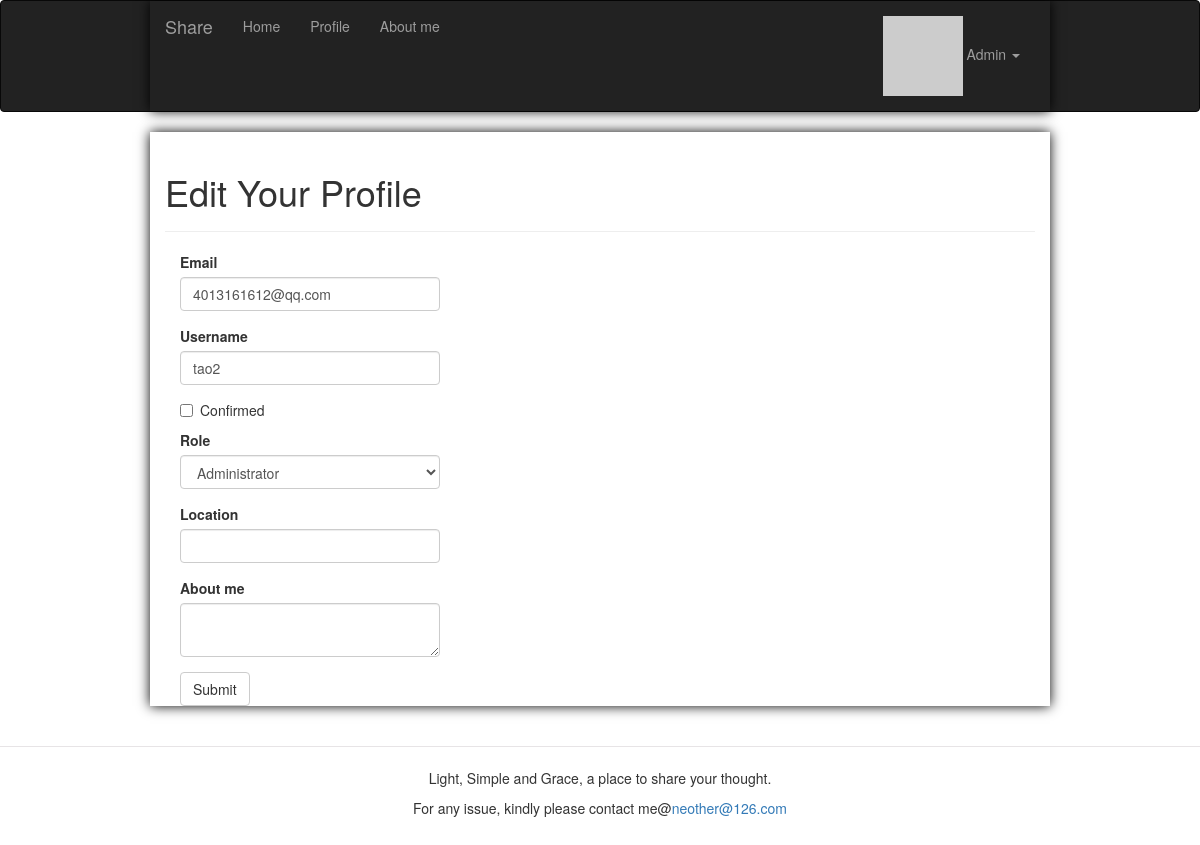
/edit-profile/2 (signed in), run on the app's committed database.
### app/models.py (models this page shows, shortened)
class User(UserMixin, db.Model):
    __tablename__ = 'users'
    id = db.Column(db.Integer, primary_key=True)
    email = db.Column(db.String(64), unique=True, index=True)
    username = db.Column(db.String(64), unique=True, index=True)
    password_hash = db.Column(db.String(128))
    role_id = db.Column(db.Integer, db.ForeignKey('roles.id'))
    confirmed = db.Column(db.Boolean, default=False)
    showaboutme = db.Column(db.Boolean, default=False)
    location = db.Column(db.String(64))
    about_me = db.Column(db.Text())
    member_since = db.Column(db.DateTime(), default=datetime.utcnow)
    last_seen = db.Column(db.DateTime(), default=datetime.utcnow)
    avatar_hash = db.Column(db.String(32))
    posts = db.relationship('Post', backref='author',
                            lazy='dynamic', cascade='all, delete-orphan')
    comments = db.relationship('Comment', backref='author', lazy='dynamic')
    followed = db.relationship('Follow', foreign_keys=[Follow.follower_id], backref=db.backref(
        'follower', lazy='joined'), lazy='dynamic', cascade='all, delete-orphan')
    followers = db.relationship('Follow', foreign_keys=[Follow.followed_id], backref=db.backref(
        'followed', lazy='joined'), lazy='dynamic', cascade='all, delete-orphan')
    @property
    def password(self):
        raise AttributeError('password is not a readable attribute')
    @login_manager.user_loader
    def load_user(user_id):
        return User.query.get(int(user_id))
    def can(self, perm):
        return self.role is not None and self.role.has_permission(perm)
    def is_administrator(self):
        return self.can(Permission.ADMIN)
    def ping(self):
        self.last_seen = datetime.utcnow()
        db.session.add(self)
    def gravatar_hash(self):
        return hashlib.md5(self.email.lower().encode('utf-8')).hexdigest()
    def gravatar(self, size=100, default='identicon', rating='g'):
        url = 'https://secure.gravatar.com/avatar'
        hash = self.avatar_hash or self.gravatar_hash()
        return '{url}/{hash}?s={size}&d={default}&r={rating}'.format(
            url=url, hash=hash, size=size, default=default, rating=rating)

### app/main/views.py (the view, shortened to what this page needs)
@main.route('/edit-profile/<int:id>', methods=['GET', 'POST'])
@login_required
@admin_required
def edit_profile_admin(id):
    user = User.query.get_or_404(id)
    form = EditProfileAdminForm(user=user)
    form.email.data = user.email
    form.username.data = user.username
    form.confirmed.data = user.confirmed
    form.role.data = user.role_id
    form.location.data = user.location
    form.about_me.data = user.about_me
    return render_template('edit_profile.html', form=form, user=user)

### app/main/forms.py (shortened to what this page needs)
class EditProfileAdminForm(FlaskForm):
    email = StringField('Email', validators=[DataRequired(), Length(1, 64),
                                             Email()])
    username = StringField('Username', validators=[
        DataRequired(), Length(1, 64),
        Regexp('^[A-Za-z][A-Za-z0-9_.]*$', 0,
               'Usernames must have only letters, numbers, dots or '
               'underscores')])
    confirmed = BooleanField('Confirmed')
    role = SelectField('Role', coerce=int)
    location = StringField('Location', validators=[Length(0, 64)])
    about_me = TextAreaField('About me')
    submit = SubmitField('Submit')
    def __init__(self, user, *args, **kwargs):
        super(EditProfileAdminForm, self).__init__(*args, **kwargs)
        self.role.choices = [(role.id, role.name)
                             for role in Role.query.order_by(Role.name).all()]
        self.user = user

### app/auth/views.py (called while the page is built)
@auth.before_app_request
def before_request():
    if current_user.is_authenticated:
        current_user.ping()
        if not current_user.confirmed \
                and request.blueprint != 'auth' \
                and request.endpoint != 'static':
            return redirect(url_for('auth.unconfirmed'))

### app/main/__init__.py (called while the page is built)
@main.app_context_processor
def inject_permissions():
    return dict(Permission=Permission)

### app/models.py (called while the page is built)
    def has_permission(self, perm):
        return self.permissions & perm == perm

### app/templates/edit_profile.html (shortened to what this page needs)
{% extends "base.html" %}
{% import "bootstrap/wtf.html" as wtf %}
{% block page_content %}
<div class="page-header">
    <h1>Edit Your Profile</h1>
</div>
<div class="col-md-4">
    {{ wtf.quick_form(form) }}
</div>
{% endblock %}

### app/templates/base.html (shortened to what this page needs)
{% extends "bootstrap/base.html" %}
{% block head %}
    {{ super() }}
    <link rel="stylesheet" type="text/css" href="{{ url_for('static', filename='styles.css') }}">
{% endblock %}
{% block navbar %}
    <div class="navbar navbar-inverse" role="navigation">
        <div class="container">
            <div class="navbar-header">
                <a class="navbar-brand" href="{{ url_for('main.index') }}">Share</a>
            </div>
            <div class="navbar-collapse collapse">
                <ul class="nav navbar-nav">
                    <li><a href="{{ url_for('main.index') }}">Home</a></li>
                    {% if current_user.is_authenticated %}
                        <li><a href="{{ url_for('main.user', username=current_user.username) }}">Profile</a></li>
                    {% endif %}
                    {% if current_user.showaboutme %}
                    <li><a href="{{ url_for('main.aboutme') }}">About me</a></li>
                    {% endif %}
                </ul>
                <ul class="nav navbar-nav navbar-right">
                    {% if current_user.is_authenticated %}
                        <li class="dropdown">
                            <a href="#" class="dropdown-toggle" data-toggle="dropdown">
                                <img src="{{ current_user.gravatar(size=18) }}">
                                {{current_user.username}} <b class="caret"></b>
                            </a>
                        </li>
                    {% else %}
                        <li><a href="{{ url_for('auth.login') }}">Log In</a></li>
                    {% endif %}
                </ul>
            </div>
        </div>
    </div>
{% endblock %}
{% block content %}
    <div class="container">
        {% block page_content %}{% endblock %}
    </div>
     <div class="footer">
<br>
        <hr style="align:center;width:100%;height:1px;border:none;border-top:1px solid #E7E4E6;" />
        <p style=" text-align:center;">Light, Simple and Grace, a place to share your thought.</p>
         <p style=" text-align:center;">For any issue, kindly please contact me@<a href="mailto:neother@126.com">neother@126.com</a></p>
        <br>
        <br>
    </div>
{% endblock %}

### app/static/styles.css (style rules this page uses)
.container { padding-right: 15px; padding-left: 15px; margin-right: auto; margin-left: auto; box-shadow: black 0px 0px 12px; }
@media (min-width: 768px) { .container { width: 750px; } }
@media (min-width: 992px) { .container { width: 970px; } }
@media (min-width: 1200px) { .container { width: 900px; } }

### data on the page
User: username "Admin"
User: email "4013161612@qq.com", username "tao2", role "Administrator"
